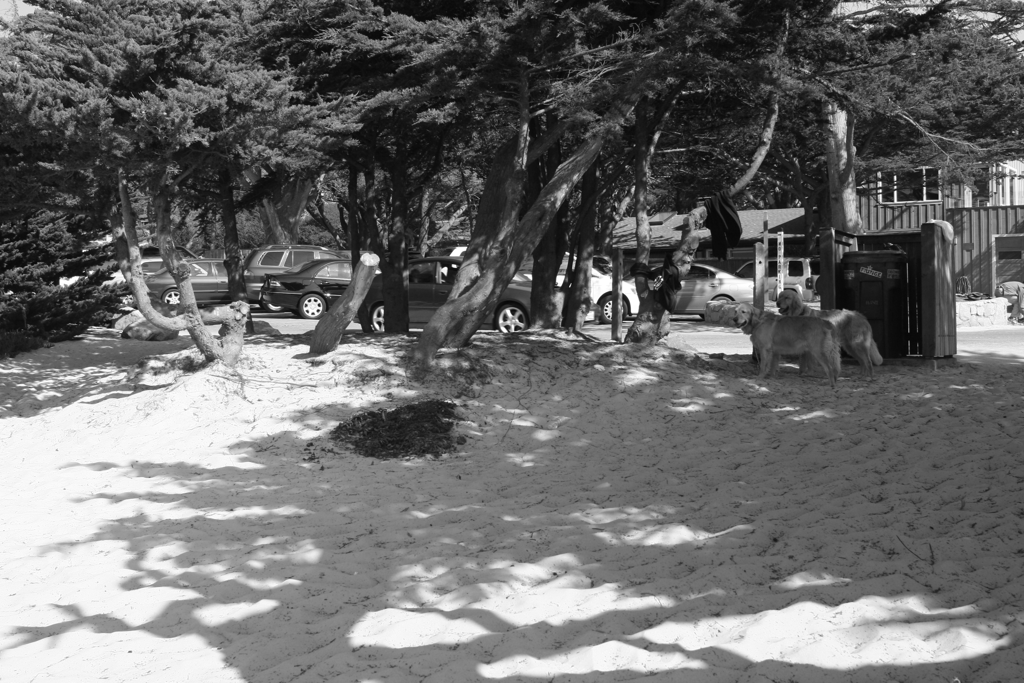
#> input picture carmel-00.png, 1024 x 683 px
$ jupyter execute --allow-errors NI_projekat.ipynb
#> lines starting #> are read from the running program, lines starting #| are printed output that depends on the picture
[cell 1]
import imutils
import numpy as np
import cv2
from matplotlib import pyplot as plt

http://eric-yuan.me/ransac/ <- RANSAC
http://www.pyimagesearch.com/2016/01/11/opencv-panorama-stitching/ <- OpenCV Panorama Stitchig Tutorial
http://docs.opencv.org/3.0-beta/doc/py_tutorials/py_feature2d/py_matcher/py_matcher.html <- matcher example

[cell 2]
# loading of the two images we want to stitch together
imageA = cv2.imread('carmel-00.png')
#> imageA is the input picture: shape (683, 1024, 3); min 3, max 255, mean 107.5
imageB = cv2.imread('carmel-01.png')
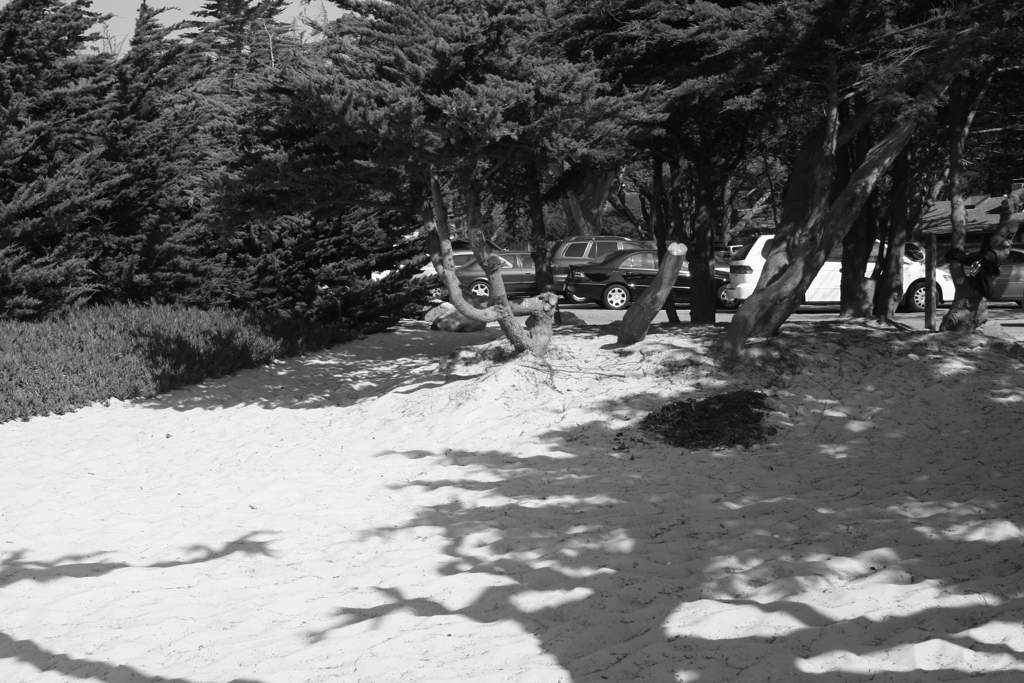
#> input picture carmel-01.png, 1024 x 683 px
#> imageB is the input picture: shape (683, 1024, 3); min 4, max 255, mean 105.7
# resizing (not recommended for real use)
imageA = imutils.resize(imageA, width=600)
#> imageA: shape (400, 600, 3)
imageB = imutils.resize(imageB, width=600)
#> imageB: shape (400, 600, 3)

[cell 3]
# detecting the keypoints
keypointDetector = cv2.ORB_create()

keypointsA, descriptorsA = keypointDetector.detectAndCompute(imageA, None)
#> keypointsA = 500 keypoints; strongest (x, y, size): (261, 158, 31), (328, 164, 37.2), (327, 165, 31), (297, 182, 31)
keypointsB, descriptorsB = keypointDetector.detectAndCompute(imageB, None)
#> keypointsB = 500 keypoints; strongest (x, y, size): (509, 155, 31), (218, 161, 31), (556, 174, 37.2), (555, 174, 31)
img_tmpA = cv2.drawKeypoints(imageA, keypointsA, imageA, flags=cv2.DRAW_MATCHES_FLAGS_DRAW_RICH_KEYPOINTS)
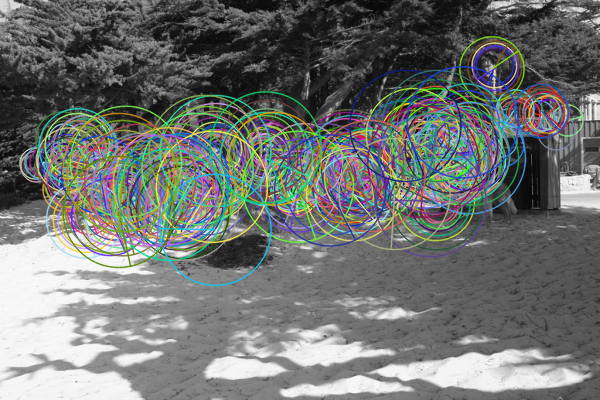
#> img_tmpA: shape (400, 600, 3); mean B, G, R 113.1, 115.4, 112
#cv2.imwrite('kpA.png', img_tmp)
img_tmpB = cv2.drawKeypoints(imageB, keypointsB, imageB, flags=cv2.DRAW_MATCHES_FLAGS_DRAW_RICH_KEYPOINTS)
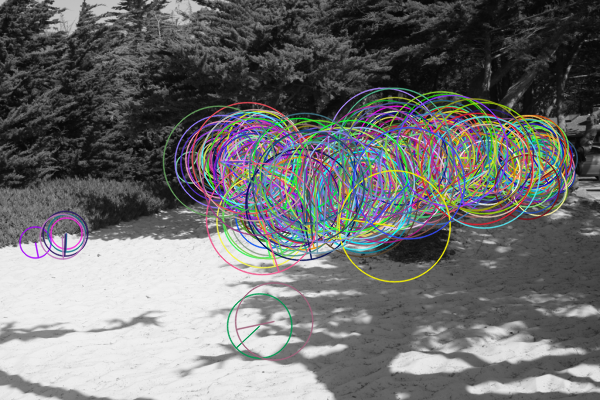
#> img_tmpB: shape (400, 600, 3); mean B, G, R 112.3, 112, 111.6
#cv2.imwrite('kpB.png', img_tmp)
#?keypointDetector

[cell 4]
plt.imshow(img_tmpA), plt.show()

[cell 5]
plt.imshow(img_tmpB), plt.show()

[cell 6]
bf = matcher = cv2.DescriptorMatcher_create("BruteForce")
rawMatches = matcher.knnMatch(descriptorsA, descriptorsB, 2)
#> rawMatches = 500 matches
